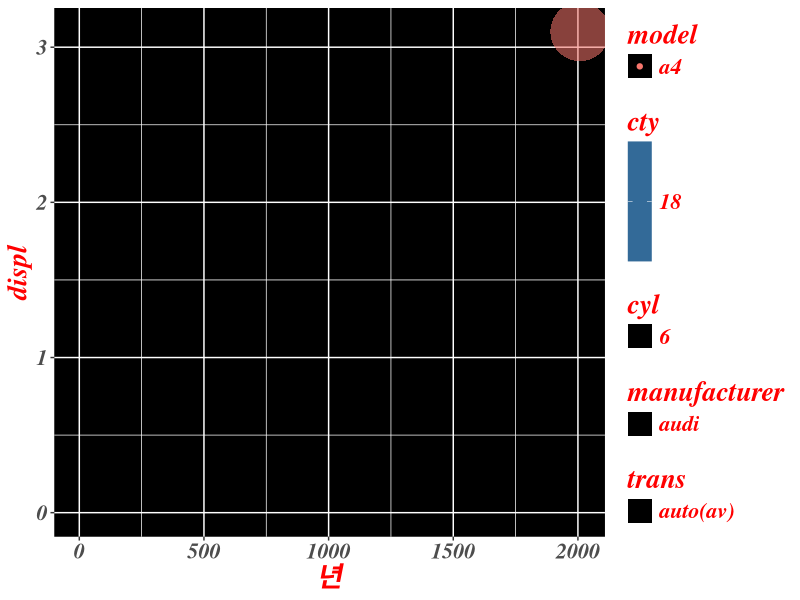
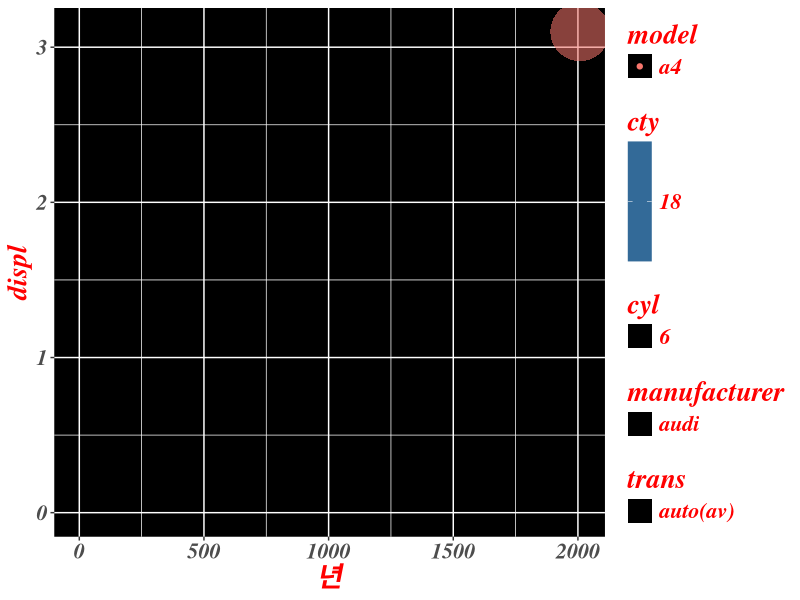

Write the R code that produced these figures, in order.
## ---- chunk 1
library(tidyverse)

data <- filter(mpg, model == "a4", displ >= 3)
## ---- chunk 2
ggplot(data, aes(year, displ)) +
  geom_point(aes(alpha = cyl, color = model, fill = cty, shape = manufacturer,
                 size = trans, stroke = hwy)) +
  expand_limits(ymin = 0) +
  expand_limits(xmin = 0) +
  theme(panel.background = element_rect("black"),
        text = element_text(color = "red", size = 20,
                            face = "bold.italic", family = "Times")) +
  scale_x_continuous(name = "년")
## ---- chunk 3
ggsave("badplot2.png", width = 5, height = 5, dpi = 40)
